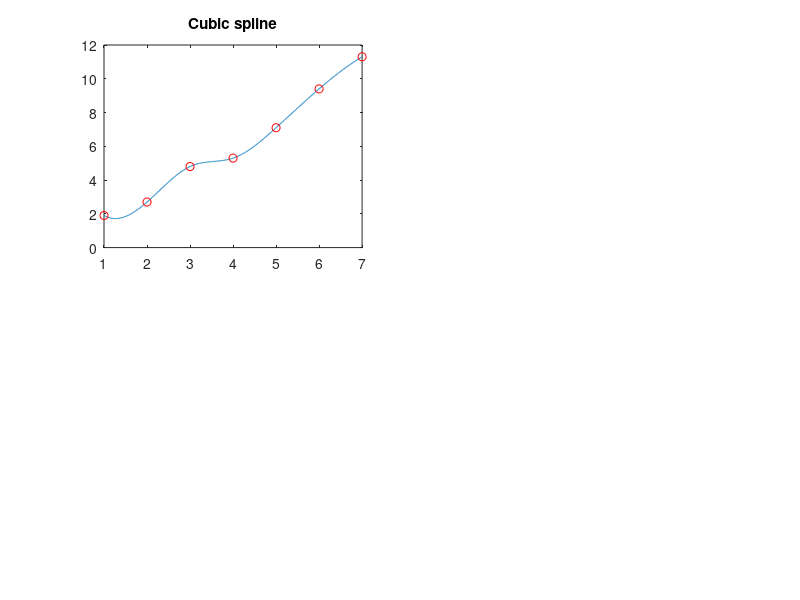

The MATLAB script that drew this image: (Note: this script raises an error after producing the figure.)
%computes and plots the cubic spline interpolants
%and their first, second and third derivatives
xx=1:1:7;
yy=[1.9 2.7 4.8 5.3 7.1 9.4 11.3];
pp=interp1(xx,yy,'spline','pp');
x=linspace(1,7,917);
subplot(2,2,1)
plot(x,ppval(pp,x))
hold on
plot(xx,yy,'ro')
title('Cubic spline')
pp1=ppderiv(pp);
subplot(2,2,2)
plot(x,ppval(pp1,x))
title('First derivative')
pp2=ppderiv(pp1);
subplot(2,2,3)
plot(x,ppval(pp2,x))
xlabel('Second derivative')
pp3=ppderiv(pp2);
subplot(2,2,4)
plot(x,ppval(pp3,x))
xlabel('Third derivative')
print('q3cs.eps','-deps')
